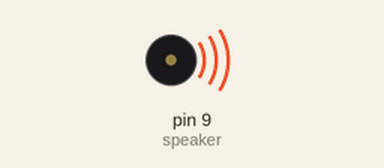
This sketch was run on a simulated Arduino Uno, built with avr-gcc and run on an emulated ATmega328P. Parts: buzzer (waves = sounding).

Above: at 0.2 s.
Timing chart, 0 to 7.8 s (numbered marks = the images above):
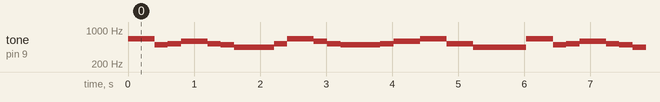

The sketch:

ipoduino_updated.ino
```cpp
#include "pitches.h"
#define speaker 9
int analogPin0 = A0;
int analogPin1 = A1;

bool b = true;

int red = 9;
int green = 11;
int blue = 12;

int tempo = 80;
int t = 402;
int val = 0;

void setup() {
  // put your setup code here, to run once:
  Serial.begin(9600);           //  setup serial
  pinMode(speaker, OUTPUT);
}

void loop() {
  // put your main code here, to run repeatedly:
  //  val = analogRead(analogPin0);  // read the input pin
  //  Serial.println(val);

  //  if (analogRead(analogPin0) > 100) {
  //    darude();
  //    darude();
  //    darude();
  //    darude();
  //  }
  //  if (analogRead(analogPin1) > 100) {
  //    chorus();
  //  }
  tetris();
  //colorLED(0, 0, 0);
}

void colorLED(int r, int g, int b) {
  analogWrite(red, r);
  analogWrite(green, g);
  analogWrite(blue, b);
}

void chorus() {

  play1(NOTE_A4, tempo);

  play1(NOTE_B4, tempo);

  play1(NOTE_C5, tempo);

  play1(NOTE_A4, tempo);

  play1(NOTE_E5, 3 * tempo);

  play1(NOTE_E5, 3 * tempo);

  play1(NOTE_D5, 6 * tempo);

  play1(NOTE_G4, tempo);

  play1(NOTE_A4, tempo);

  play1(NOTE_B4, tempo);

  play1(NOTE_G4, tempo);

  play1(NOTE_D5, 3 * tempo);

  play1(NOTE_D5, 3 * tempo);

  play1(NOTE_C5, 3 * tempo);

  play1(NOTE_B4, tempo);

  play1(NOTE_A4, 2 * tempo);


  play1(NOTE_A4, tempo);

  play1(NOTE_B4, tempo);

  play1(NOTE_C5, tempo);

  play1(NOTE_A4, tempo);

  play1(NOTE_C5, 4 * tempo);

  play1(NOTE_D5, tempo * 2);

  play1(NOTE_B4, tempo * 3);

  play1(NOTE_A4, tempo);

  play1(NOTE_G4, tempo * 4);

  play1(NOTE_G4, tempo * 2);

  play1(NOTE_D5, tempo * 4);

  play1(NOTE_C5, tempo * 8);


  play1(NOTE_A4, tempo);

  play1(NOTE_B4, tempo);

  play1(NOTE_C5, tempo);

  play1(NOTE_A4, tempo);

  play1(NOTE_E5, 3 * tempo);

  play1(NOTE_E5, 3 * tempo);

  play1(NOTE_D5, 6 * tempo);

  play1(NOTE_G4, tempo);

  play1(NOTE_A4, tempo);

  play1(NOTE_B4, tempo);

  play1(NOTE_G4, tempo);

  play1(NOTE_G5, 4 * tempo);

  play1(NOTE_B4, 2 * tempo);


  play1(NOTE_C5, 3 * tempo);

  play1(NOTE_B4, tempo);

  play1(NOTE_A4, 2 * tempo);


  play1(NOTE_A4, tempo);

  play1(NOTE_B4, tempo);

  play1(NOTE_C5, tempo);

  play1(NOTE_A4, tempo);

  play1(NOTE_C5, 4 * tempo);

  play1(NOTE_D5, tempo * 2);

  play1(NOTE_B4, tempo * 3);

  play1(NOTE_A4, tempo);

  play1(NOTE_G4, tempo * 4);

  play1(NOTE_G4, tempo * 2);

  play1(NOTE_D5, tempo * 4);

  play1(NOTE_C5, tempo * 8);


}


void darude() {

  play2(NOTE_B4, t);

  play2(NOTE_B4, t);

  play2(NOTE_B4, t);

  play2(NOTE_B4, t);

  play2(NOTE_B4, 2 * t);

  play2(NOTE_B4, t);

  play2(NOTE_B4, t);

  play2(NOTE_B4, t);

  play2(NOTE_B4, t);

  play2(NOTE_B4, t);

  play2(NOTE_B4, t);

  play2(NOTE_B4, 2 * t);

  play2(NOTE_E5, t);

  play2(NOTE_E5, t);

  play2(NOTE_E5, t);

  play2(NOTE_E5, t);

  play2(NOTE_E5, t);

  play2(NOTE_E5, t);

  play2(NOTE_E5, 2 * t);

  play2(NOTE_D5, t);

  play2(NOTE_D5, t);

  play2(NOTE_D5, t);

  play2(NOTE_D5, t);

  play2(NOTE_D5, t);

  play2(NOTE_D5, t);

  play2(NOTE_D5, 2 * t);

  play2(NOTE_A4, t);

  play2(NOTE_A4, t);


  play2(NOTE_B4, t);

  play2(NOTE_B4, t);

  play2(NOTE_B4, t);

  play2(NOTE_B4, t);

  play2(NOTE_B4, 2 * t);

  play2(NOTE_B4, t);

  play2(NOTE_B4, t);

  play2(NOTE_B4, t);

  play2(NOTE_B4, t);

  play2(NOTE_B4, t);

  play2(NOTE_B4, t);

  play2(NOTE_B4, 2 * t);

  play2(NOTE_E5, t);

  play2(NOTE_E5, t);

  play2(NOTE_B4, t);

  play2(NOTE_B4, t);

  play2(NOTE_B4, t);

  play2(NOTE_B4, t);

  play2(NOTE_B4, 2 * t);

  play2(NOTE_B4, t);

  play2(NOTE_B4, t);

  play2(NOTE_B4, t);

  play2(NOTE_B4, t);

  play2(NOTE_B4, t);

  play2(NOTE_B4, t);

  play2(NOTE_B4, 2 * t);

  play2(NOTE_E5, t);

  play2(NOTE_E5, t);

}


void play1(int note, int dur) {
  toggleColor1();
  tone (speaker, note);
  delay(dur);
  noTone(speaker);
  delay(dur);
}

void play2(int note, int dur) {
  toggleColor2();
  tone(speaker, note);
  delay(dur);
  noTone(speaker);
  delay(dur);

}

void play(int note, int dur) {
  tone(speaker, note);
  delay(dur);
}

void rest(int dur) {
  delay(dur);
}

void toggleColor1() {
  if (b) {
    colorLED(255, 0, 0);
    b = false;
  }
  else {
    colorLED(0, 255, 0);
    b = true;
  }
}


void tetris() {
  play(NOTE_E5, t);
  play(NOTE_B4, 0.5*t);
  play(NOTE_C5, 0.5*t);
  play(NOTE_D5, t);
  play(NOTE_C5, 0.5*t);
  play(NOTE_B4, 0.5*t);
  play(NOTE_A4, t);
  play(NOTE_A4, 0.5*t);
  play(NOTE_C5, 0.5*t);
  play(NOTE_E5, t);
  play(NOTE_D5, t*0.5);
  play(NOTE_C5, 0.5*t);
  play(NOTE_B4, t);
  play(NOTE_B4, 0.5*t);
  play(NOTE_C5, 0.5*t);
  play(NOTE_D5, t);
  play(NOTE_E5, t);
  play(NOTE_C5, t);
  play(NOTE_A4, t);
  play(NOTE_A4, t);
  }

void toggleColor2() {
  if (b) {
    colorLED(255, 140, 180);
    b = false;
  }
  else {
    colorLED(255, 140, 0);
    b = true;
  }

}
```

pitches.h
```cpp
/*************************************************
 * Public Constants
 *************************************************/

#define NOTE_B0  31
#define NOTE_C1  33
#define NOTE_CS1 35
#define NOTE_D1  37
#define NOTE_DS1 39
#define NOTE_E1  41
#define NOTE_F1  44
#define NOTE_FS1 46
#define NOTE_G1  49
#define NOTE_GS1 52
#define NOTE_A1  55
#define NOTE_AS1 58
#define NOTE_B1  62
#define NOTE_C2  65
#define NOTE_CS2 69
#define NOTE_D2  73
#define NOTE_DS2 78
#define NOTE_E2  82
#define NOTE_F2  87
#define NOTE_FS2 93
#define NOTE_G2  98
#define NOTE_GS2 104
#define NOTE_A2  110
#define NOTE_AS2 117
#define NOTE_B2  123
#define NOTE_C3  131
#define NOTE_CS3 139
#define NOTE_D3  147
#define NOTE_DS3 156
#define NOTE_E3  165
#define NOTE_F3  175
#define NOTE_FS3 185
#define NOTE_G3  196
#define NOTE_GS3 208
#define NOTE_A3  220
#define NOTE_AS3 233
#define NOTE_B3  247
#define NOTE_C4  262
#define NOTE_CS4 277
#define NOTE_D4  294
#define NOTE_DS4 311
#define NOTE_E4  330
#define NOTE_F4  349
#define NOTE_FS4 370
#define NOTE_G4  392
#define NOTE_GS4 415
#define NOTE_A4  440
#define NOTE_AS4 466
#define NOTE_B4  494
#define NOTE_C5  523
#define NOTE_CS5 554
#define NOTE_D5  587
#define NOTE_DS5 622
#define NOTE_E5  659
#define NOTE_F5  698
#define NOTE_FS5 740
#define NOTE_G5  784
#define NOTE_GS5 831
#define NOTE_A5  880
#define NOTE_AS5 932
#define NOTE_B5  988
#define NOTE_C6  1047
#define NOTE_CS6 1109
#define NOTE_D6  1175
#define NOTE_DS6 1245
#define NOTE_E6  1319
#define NOTE_F6  1397
#define NOTE_FS6 1480
#define NOTE_G6  1568
#define NOTE_GS6 1661
#define NOTE_A6  1760
#define NOTE_AS6 1865
#define NOTE_B6  1976
#define NOTE_C7  2093
#define NOTE_CS7 2217
#define NOTE_D7  2349
#define NOTE_DS7 2489
#define NOTE_E7  2637
#define NOTE_F7  2794
#define NOTE_FS7 2960
#define NOTE_G7  3136
#define NOTE_GS7 3322
#define NOTE_A7  3520
#define NOTE_AS7 3729
#define NOTE_B7  3951
#define NOTE_C8  4186
#define NOTE_CS8 4435
#define NOTE_D8  4699
#define NOTE_DS8 4978
```

Measured:
- by itself, tone on pin 9 (speaker): repeats every 6.0 s: 494 Hz 0.20 s, 523 Hz 0.20 s, 587 Hz 0.40 s, 523 Hz 0.20 s, 494 Hz 0.20 s, 440 Hz 0.60 s, 523 Hz 0.20 s, 659 Hz 0.40 s, 587 Hz 0.20 s, 523 Hz 0.20 s, 494 Hz 0.60 s, 523 Hz 0.20 s, 587 Hz 0.40 s, 659 Hz 0.40 s, 523 Hz 0.40 s, 440 Hz 0.80 s, 659 Hz 0.40 s
